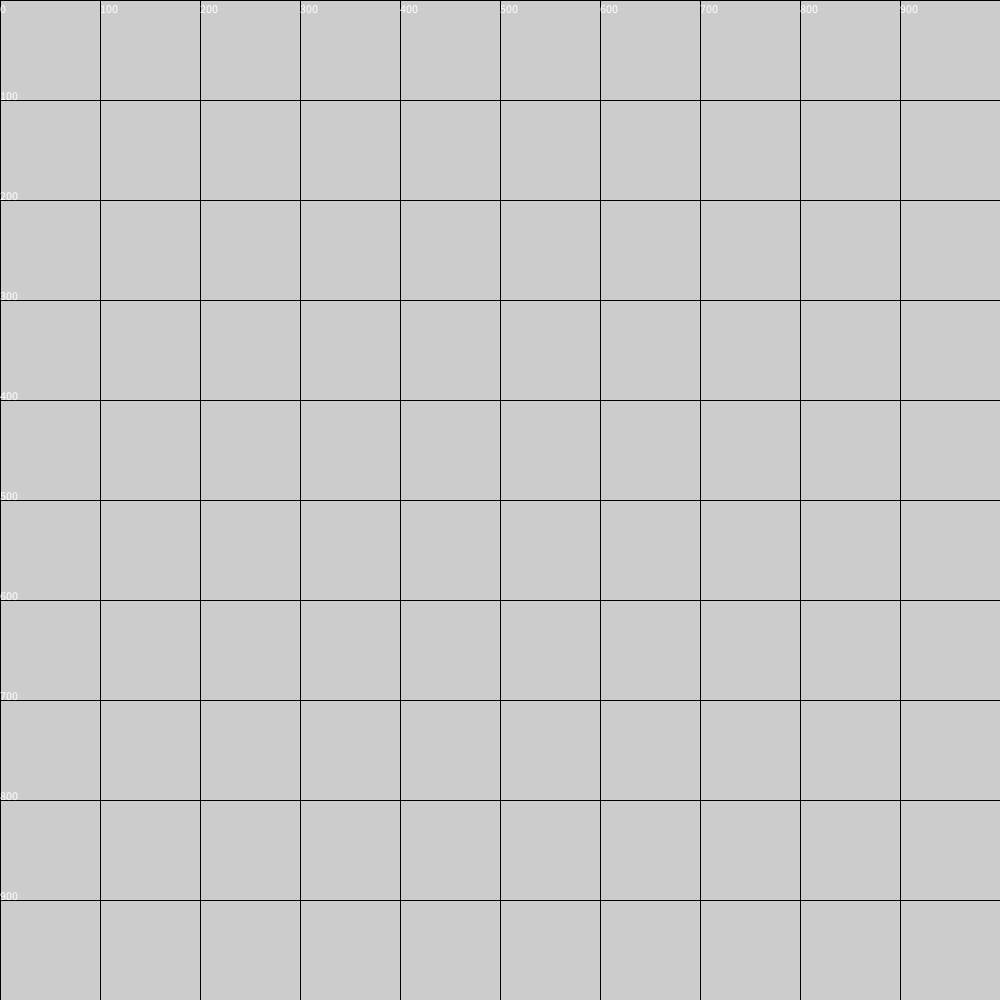
Frame 1 (no input)
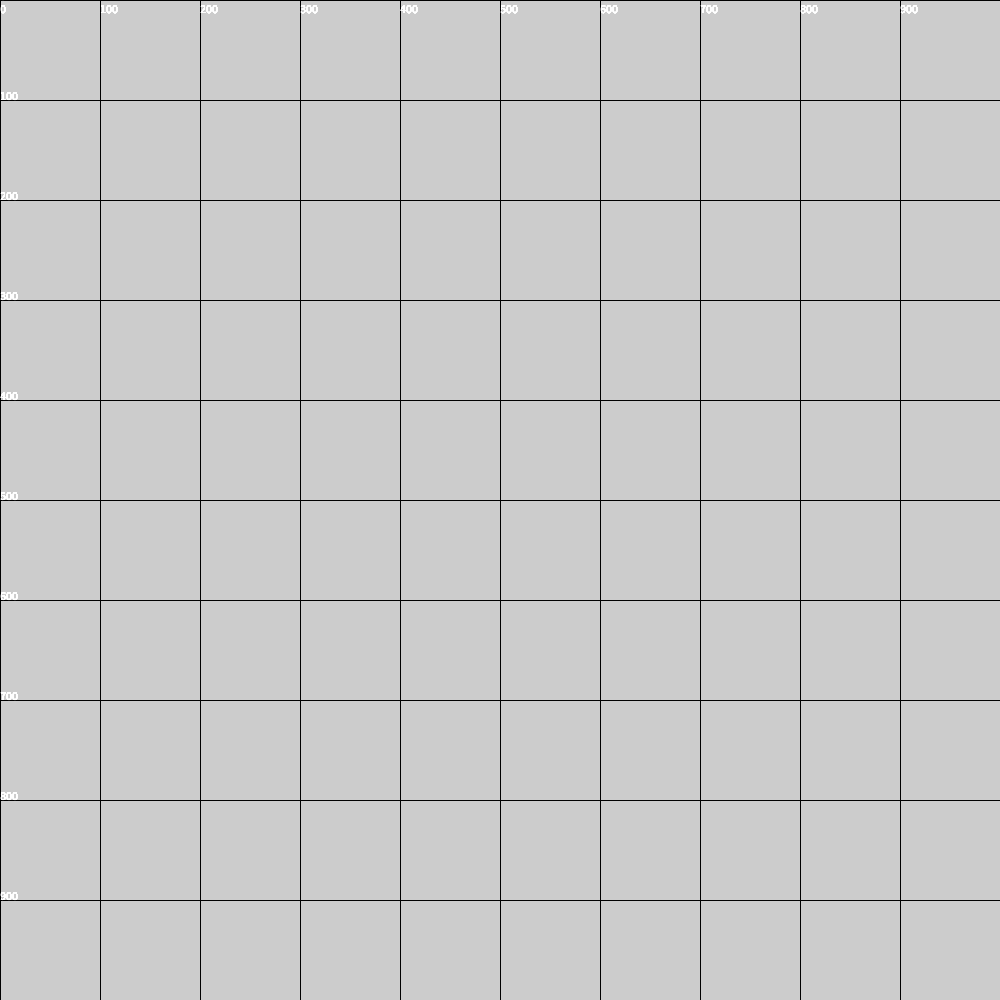
Frame 60 (the mouse pressed at the canvas centre just before this capture)
Frame 120 (the mouse held since frame 60 and released just before this capture): identical to frame 60, image omitted

The Processing sketch that drew these frames (run headless with seeded random() and noise(); from frame 60 on, the mouse is pressed at the canvas centre):

// Processing sketch: grid
// ── grid.pde
void setup() {
  size(1000,1000);
}

void draw() {
  drawGrid();
}

void drawGrid() {
  for(int i=0;i<1000; i+=100) {
    line(0,i,width,i);
    line(i,0,i,height);
    text(i,0,i);
    text(i,i,13);
  }
}
